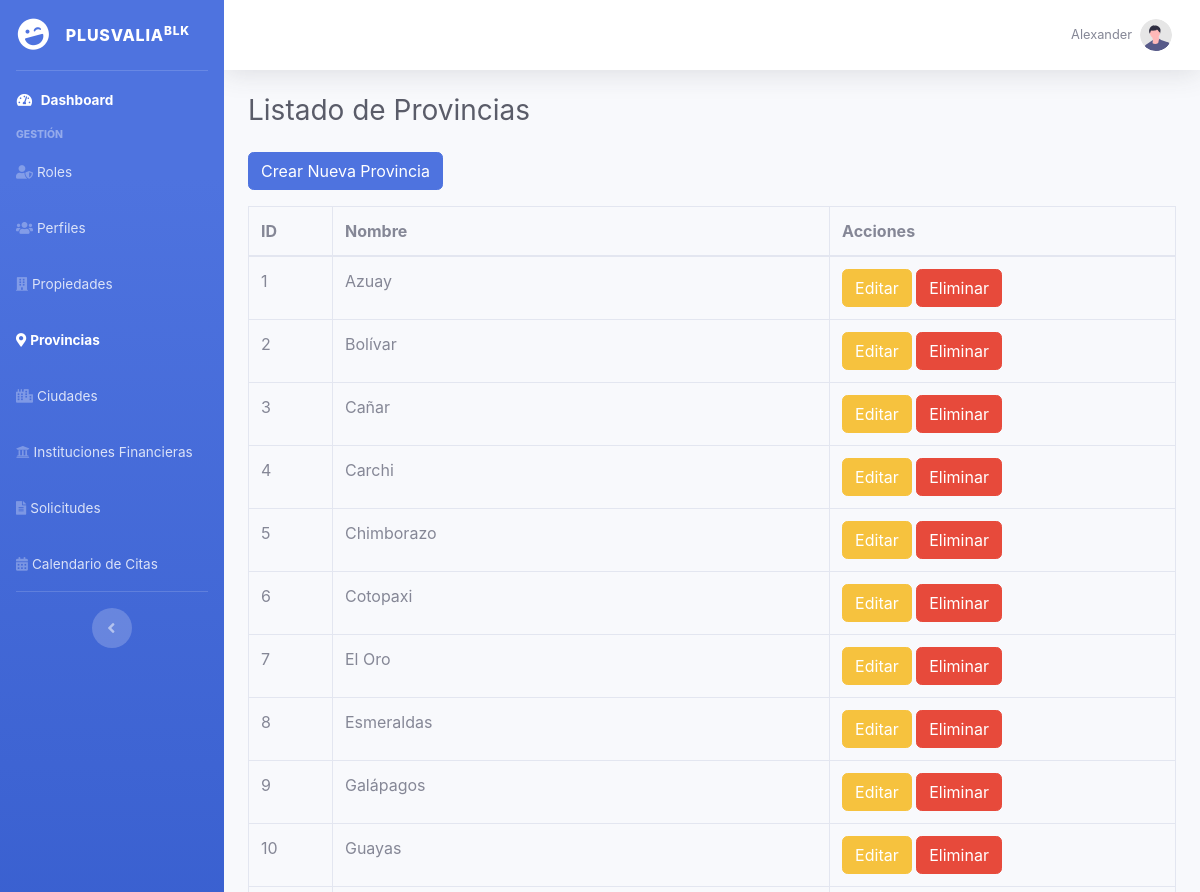
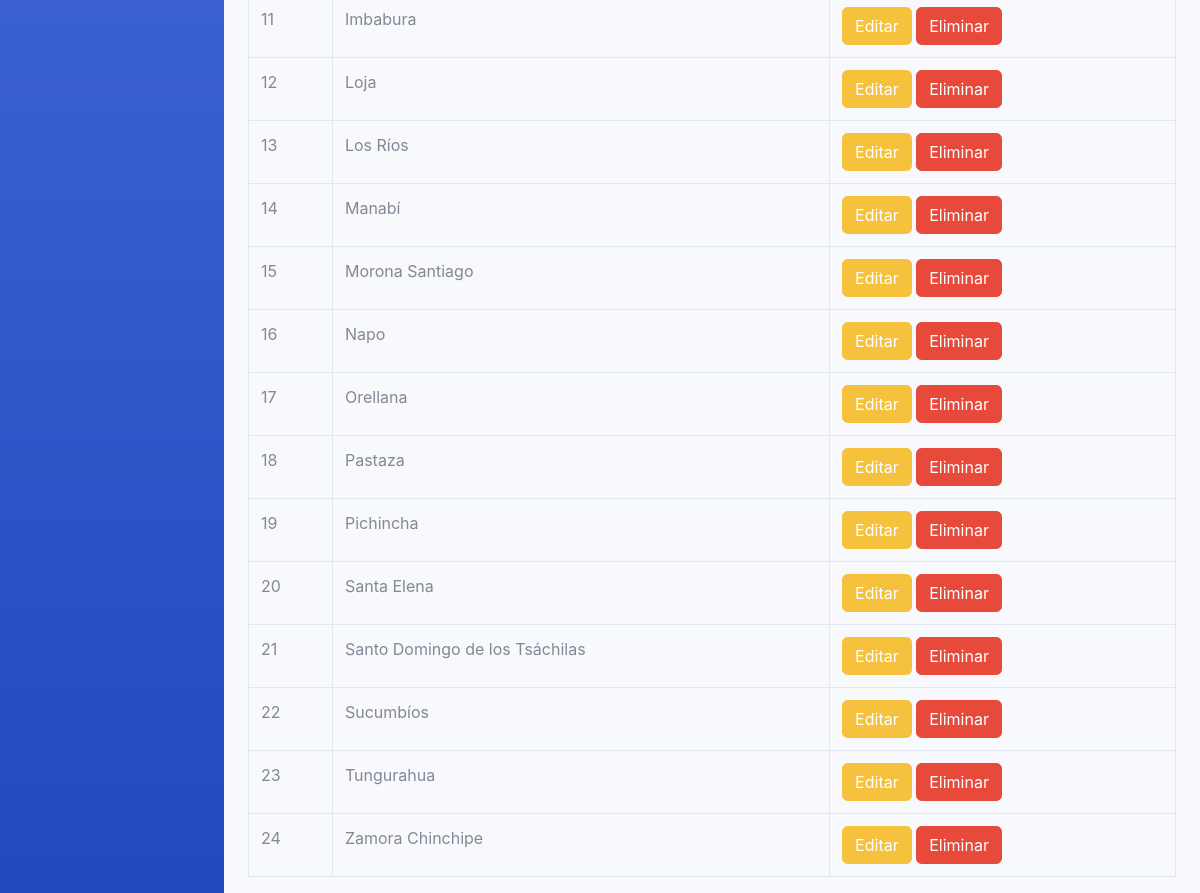
The page /WEB/Knd/index.php?controller=provincia&action=index (signed in) on the database its author committed (2 pictures, top to bottom).
### tables this page shows
CREATE TABLE `provincias` (
  `provincia_id` int(11) NOT NULL,
  `provincia_nombre` varchar(100) NOT NULL
);

### WEB/Knd/controllers/ProvinciaController.php (called while the page is built, shortened)
<?php
require_once 'models/Provincia.php';
class ProvinciaController {
    private $provinciaModel;
    public function __construct() {
        $this->provinciaModel = new Provincia();
    }
    public function index() {
        $provincias = $this->provinciaModel->getAll();
        require_once 'views/provincia/index.php';
    }
}
?>

### WEB/Knd/models/Provincia.php (called while the page is built, shortened)
<?php
require_once 'config/database.php';
class Provincia {
    private $pdo;
    public function __construct() {
        global $pdo;
        $this->pdo = $pdo;
    }
    public function getAll() {
        $stmt = $this->pdo->query('SELECT * FROM provincias ORDER BY provincia_nombre');
        return $stmt->fetchAll(PDO::FETCH_ASSOC);
    }
}
?>

### WEB/Knd/views/provincia/index.php (the view, shortened to what this page needs)
<!DOCTYPE html>
<html lang="en">
<head>
    <link href="vendor/fontawesome-free/css/all.min.css" rel="stylesheet">
    <link href="css/sb-admin-2.min.css" rel="stylesheet">
    <link rel="stylesheet" href="https://cdn.jsdelivr.net/npm/sweetalert2@11/dist/sweetalert2.min.css">
</head>
<body id="page-top">
    <div id="wrapper">
        <ul class="navbar-nav bg-gradient-primary sidebar sidebar-dark accordion" id="accordionSidebar">
            <a class="sidebar-brand d-flex align-items-center justify-content-center" href="http://localhost/knd/index.php?controller=dashboard&action=index">
                <div class="sidebar-brand-icon rotate-n-15">
                    <i class="fas fa-laugh-wink"></i>
                </div>
                <div class="sidebar-brand-text mx-3">Plusvalia<sup>Blk</sup></div>
            </a>
            <hr class="sidebar-divider my-0">
            <li class="nav-item active">
                <a class="nav-link" href="http://localhost/knd/index.php?controller=dashboard&action=index">
                    <i class="fas fa-fw fa-tachometer-alt"></i>
                    <span>Dashboard</span></a>
            </li>
            <div class="sidebar-heading">Gestión</div>
            <li class="nav-item"><a class="nav-link" href="index.php?controller=rol&action=index"><i class="fas fa-user-shield"></i><span>Roles</span></a></li>
            <li class="nav-item"><a class="nav-link" href="index.php?controller=perfil&action=index"><i class="fas fa-users"></i><span>Perfiles</span></a></li>
            <li class="nav-item"><a class="nav-link" href="index.php?controller=propiedad&action=index"><i class="fas fa-building"></i><span>Propiedades</span></a></li>
            <li class="nav-item active"><a class="nav-link" href="index.php?controller=provincia&action=index"><i class="fas fa-map-marker-alt"></i><span>Provincias</span></a></li>
            <li class="nav-item"><a class="nav-link" href="index.php?controller=ciudad&action=index"><i class="fas fa-city"></i><span>Ciudades</span></a></li>
            <li class="nav-item"><a class="nav-link" href="index.php?controller=fininstitucion&action=index"><i class="fas fa-university"></i><span>Instituciones Financieras</span></a></li>
            <li class="nav-item"><a class="nav-link" href="index.php?controller=solicitudes&action=index"><i class="fas fa-file-alt"></i><span>Solicitudes</span></a></li>
            <li class="nav-item"><a class="nav-link" href="views/admin/admin_calendar.php"><i class="fas fa-calendar-alt"></i><span>Calendario de Citas</span></a></li>
            <hr class="sidebar-divider d-none d-md-block">
            <div class="text-center d-none d-md-inline">
                <button class="rounded-circle border-0" id="sidebarToggle"></button>
            </div>
        </ul>
        <div id="content-wrapper" class="d-flex flex-column">
            <div id="content">
            <nav class="navbar navbar-expand navbar-light bg-white topbar mb-4 static-top shadow">
                    <ul class="navbar-nav ml-auto">
                        <li class="nav-item dropdown no-arrow">
                            <a class="nav-link dropdown-toggle" href="#" id="userDropdown" role="button"
                                data-toggle="dropdown" aria-haspopup="true" aria-expanded="false">
                                <span class="mr-2 d-none d-lg-inline text-gray-600 small">
                                    <?php echo $_SESSION['user_name']; ?>
                                </span>
                                <img class="img-profile rounded-circle" src="img/undraw_profile.svg">
                            </a>
                        </li>
                    </ul>
                </nav>
                <div class="container-fluid">
                    <h1 class="h3 mb-4 text-gray-800">Listado de Provincias</h1>
                    <a href="index.php?controller=provincia&action=create" class="btn btn-primary mb-3">Crear Nueva Provincia</a>
                    <table class="table table-bordered">
                        <thead>
                            <tr>
                                <th>ID</th>
                                <th>Nombre</th>
                                <th>Acciones</th>
                            </tr>
                        </thead>
                        <tbody>
                            <?php foreach ($provincias as $provincia): ?>
                            <tr>
                                <td><?php echo htmlspecialchars($provincia['provincia_id']); ?></td>
                                <td><?php echo htmlspecialchars($provincia['provincia_nombre']); ?></td>
                                <td>
                                    <a href="index.php?controller=provincia&action=edit&id=<?php echo $provincia['provincia_id']; ?>" class="btn btn-warning">Editar</a>
                                    <button class="btn btn-danger btn-delete" data-id="<?php echo $provincia['provincia_id']; ?>">Eliminar</button>
                                </td>
                            </tr>
                            <?php endforeach; ?>
                        </tbody>
                    </table>
                </div>
            </div>
        </div>
    </div>
</body>
</html>

### rows shown on the page
provincias: provincia_id "1", provincia_nombre "Azuay"
provincias: provincia_id "2", provincia_nombre "Bolívar"
provincias: provincia_id "3", provincia_nombre "Cañar"
provincias: provincia_id "4", provincia_nombre "Carchi"
provincias: provincia_id "5", provincia_nombre "Chimborazo"
provincias: provincia_id "6", provincia_nombre "Cotopaxi"
provincias: provincia_id "7", provincia_nombre "El Oro"
provincias: provincia_id "8", provincia_nombre "Esmeraldas"
provincias: provincia_id "9", provincia_nombre "Galápagos"
provincias: provincia_id "10", provincia_nombre "Guayas"
provincias: provincia_id "11", provincia_nombre "Imbabura"
provincias: provincia_id "12", provincia_nombre "Loja"
provincias: provincia_id "13", provincia_nombre "Los Ríos"
provincias: provincia_id "14", provincia_nombre "Manabí"
provincias: provincia_id "15", provincia_nombre "Morona Santiago"
provincias: provincia_id "16", provincia_nombre "Napo"
provincias: provincia_id "17", provincia_nombre "Orellana"
provincias: provincia_id "18", provincia_nombre "Pastaza"
provincias: provincia_id "19", provincia_nombre "Pichincha"
provincias: provincia_id "20", provincia_nombre "Santa Elena"
provincias: provincia_id "21", provincia_nombre "Santo Domingo de los Tsáchilas"
provincias: provincia_id "22", provincia_nombre "Sucumbíos"
provincias: provincia_id "23", provincia_nombre "Tungurahua"
provincias: provincia_id "24", provincia_nombre "Zamora Chinchipe"

### other values the page prints
$_SESSION['user_name'] "Alexander"
